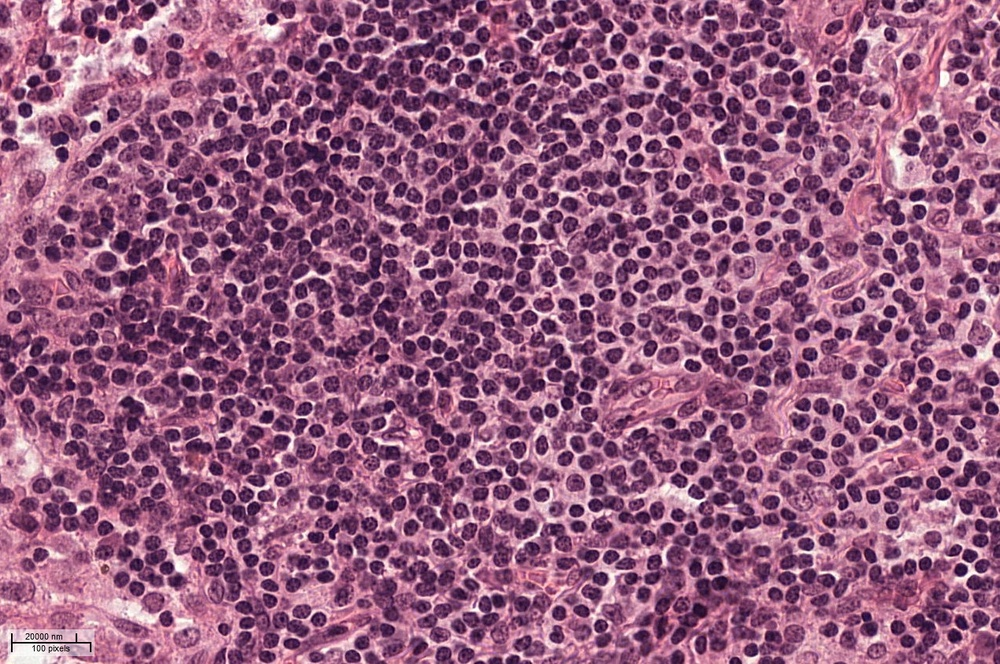
//> input picture frst/image.jpeg, 1000 x 664 px, shrunk from 1269 x 843 before the run
$ ./main   (built with g++ and OpenCV 4)
//> lines starting //> are read from the running program, lines starting //| are printed output that depends on the picture; after the words box and inside, x2 and y2 are one past the last pixel; in counts of white or black regions, pixels touching at a corner belong together
//> further down, image is the input picture: 664 rows x 1000 cols, CV_8UC3; mean B, G, R 128, 93.8, 150
### frst/frst.h
#include "opencv2\core\core.hpp"
// #include "<core.h>"
#include "opencv2\highgui\highgui.hpp"
// #include "opencv/highgui.h"
#include "opencv2\imgproc\imgproc.hpp"

#define FRST_MODE_BRIGHT 1
#define FRST_MODE_DARK 2
#define FRST_MODE_BOTH 3

/**
	Calculate vertical gradient for the input image
	@param input Input 8-bit image
	@param output Output gradient image
*/
void grady(const cv::Mat& input, cv::Mat &output)
{
	output = cv::Mat::zeros(input.size(), CV_64FC1);
	for (int y = 0; y<input.rows; y++)
	{
		for (int x = 1; x<input.cols - 1; x++)
		{
			*((double*)output.data + y*output.cols + x) = (double)(*(input.data + y*input.cols + x + 1) - *(input.data + y*input.cols + x - 1)) / 2;
		}
	}
}

/**
	Calculate horizontal gradient for the input image
	@param input Input 8-bit image
	@param output Output gradient image
*/
void gradx(const cv::Mat& input, cv::Mat &output)
{
	output = cv::Mat::zeros(input.size(), CV_64FC1);
	for (int y = 1; y<input.rows - 1; y++)
	{
		for (int x = 0; x<input.cols; x++)
		{
			*((double*)output.data + y*output.cols + x) = (double)(*(input.data + (y + 1)*input.cols + x) - *(input.data + (y - 1)*input.cols + x)) / 2;
		}
	}
}

/**
	Applies Fast radial symmetry transform to image
	Check paper Loy, G., & Zelinsky, A. (2002). A fast radial symmetry transform for
	detecting points of interest. Computer Vision, ECCV 2002.

	@param inputImage The input grayscale image (8-bit)
	@param outputImage The output image containing the results of FRST
	@param radii Gaussian kernel radius
	@param alpha Strictness of radial symmetry
	@param stdFactor Standard deviation factor
	@param mode Transform mode ('bright', 'dark' or 'both')
*/
void frst2d(const cv::Mat& inputImage, cv::Mat& outputImage, const int radii, const double alpha, const double stdFactor, const int mode)
{
//> called with radii = 12, alpha = 2, stdFactor = 0.1, mode = 2
	int width = inputImage.cols;
//> width = 1000
	int height = inputImage.rows;
//> height = 664

	cv::Mat gx, gy;
	gradx(inputImage, gx);
	grady(inputImage, gy);
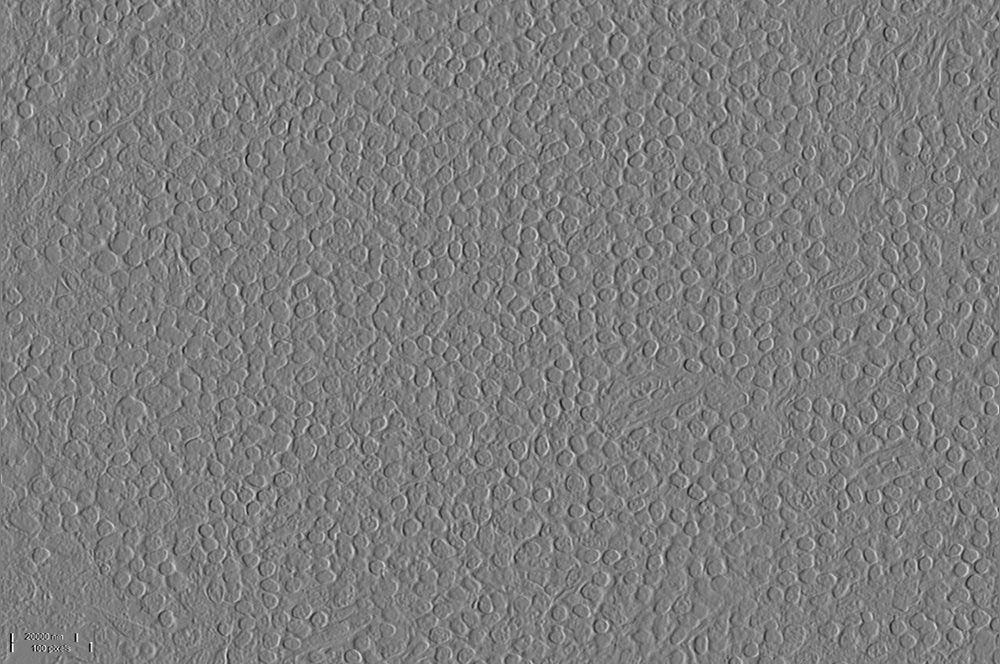
//> gy: 664 rows x 1000 cols, CV_64FC1; min -121, max 125.5, mean 0; drawn with min black and max white

	// set dark/bright mode
	bool dark = false;
	bool bright = false;

	if (mode == FRST_MODE_BRIGHT)
		bright = true;
	else if (mode == FRST_MODE_DARK)
		dark = true;
	else if (mode == FRST_MODE_BOTH) {
		bright = true;
		dark = true;
	}
	else {
		throw std::exception("invalid mode!");
	}

	outputImage = cv::Mat::zeros(inputImage.size(), CV_64FC1);

	cv::Mat S = cv::Mat::zeros(inputImage.rows + 2 * radii, inputImage.cols + 2 * radii, outputImage.type());

	cv::Mat O_n = cv::Mat::zeros(S.size(), CV_64FC1);
	cv::Mat M_n = cv::Mat::zeros(S.size(), CV_64FC1);

	for (int i = 0; i < height; i++) {
		for (int j = 0; j < width; j++) {
			cv::Point p(i, j);

			cv::Vec2d g = cv::Vec2d(gx.at<double>(i, j), gy.at<double>(i, j));

			double gnorm = std::sqrt(g.val[0] * g.val[0] + g.val[1] * g.val[1]);

			if (gnorm > 0) {

				cv::Vec2i gp;
				gp.val[0] = (int)std::round((g.val[0] / gnorm) * radii);
				gp.val[1] = (int)std::round((g.val[1] / gnorm) * radii);

				if (bright) {
					cv::Point ppve(p.x + gp.val[0] + radii, p.y + gp.val[1] + radii);

					O_n.at<double>(ppve.x, ppve.y) = O_n.at<double>(ppve.x, ppve.y) + 1;
					M_n.at<double>(ppve.x, ppve.y) = M_n.at<double>(ppve.x, ppve.y) + gnorm;
				}

				if (dark) {
					cv::Point pnve(p.x - gp.val[0] + radii, p.y - gp.val[1] + radii);

					O_n.at<double>(pnve.x, pnve.y) = O_n.at<double>(pnve.x, pnve.y) - 1;
					M_n.at<double>(pnve.x, pnve.y) = M_n.at<double>(pnve.x, pnve.y) - gnorm;
				}
			}
		}
	}
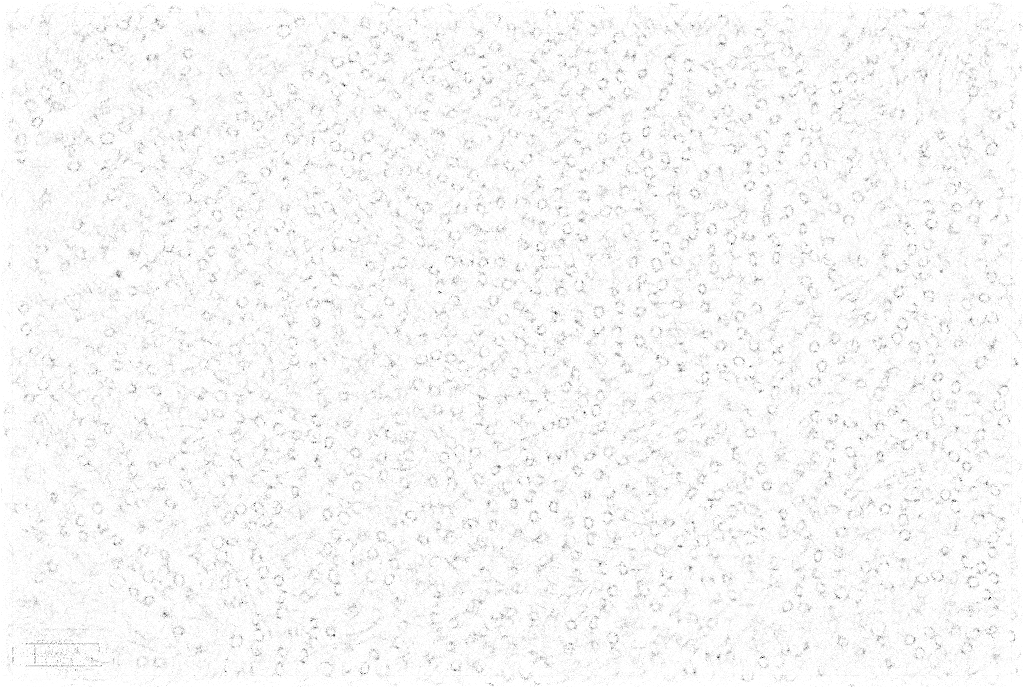
//> M_n: 688 rows x 1024 cols, CV_64FC1; min -659.1, max 0, mean -19.71; drawn with min black and max white

	double min, max;

	O_n = cv::abs(O_n);
	cv::minMaxLoc(O_n, &min, &max);
//> min = 0; max = 12
	O_n = O_n / max;

	M_n = cv::abs(M_n);
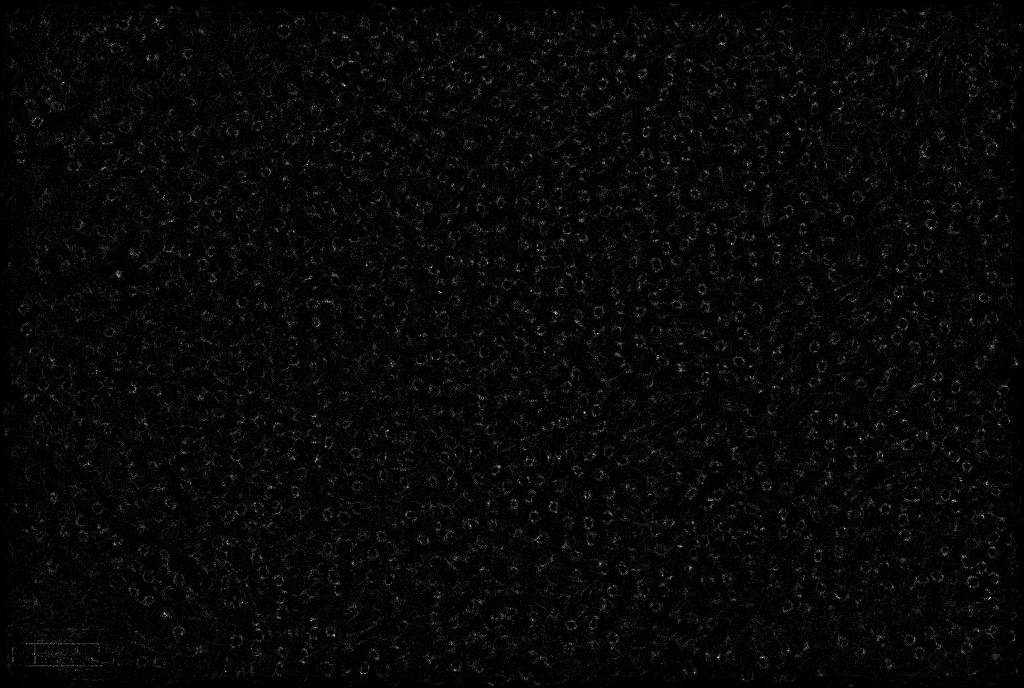
//> M_n: 688 rows x 1024 cols, CV_64FC1; min 0, max 659.1, mean 19.7; drawn with min black and max white
	cv::minMaxLoc(M_n, &min, &max);
//> max = 659.1
	M_n = M_n / max;

	cv::pow(O_n, alpha, S);
	S = S.mul(M_n);

	int kSize = std::ceil(radii / 2);
	if (kSize % 2 == 0)
		kSize++;

	cv::GaussianBlur(S, S, cv::Size(kSize, kSize), radii * stdFactor);

	outputImage = S(cv::Rect(radii, radii, width, height));
}


/**
Perform the specified morphological operation on input image with structure element of specified type and size
@param inputImage Input image of any type (preferrably 8-bit). The resulting image overwrites the input
@param operation Name of the morphological operation (MORPH_ERODE, MORPH_DILATE, MORPH_OPEN, MORPH_CLOSE)
@param mShape Shape of the structure element (MORPH_RECT, MORPH_CROSS, MORPH_ELLIPSE)
@param mSize Size of the structure element
@param iterations Number of iterations, how many times to perform the morphological operation
*/
void bwMorph(cv::Mat& inputImage, const int operation, const int mShape = cv::MORPH_RECT, const int mSize = 3, const int iterations = 1)
{
	int _mSize = (mSize % 2) ? mSize : mSize + 1;

	cv::Mat element = cv::getStructuringElement(mShape, cv::Size(_mSize, _mSize));
	cv::morphologyEx(inputImage, inputImage, operation, element, cv::Point(-1, -1), iterations);
}
/**
Perform the specified morphological operation on input image with structure element of specified type and size
@param inputImage Input image of any type (preferrably 8-bit)
@param outputImage Output image of the same size and type as the input image
@param operation Name of the morphological operation (MORPH_ERODE, MORPH_DILATE, MORPH_OPEN, MORPH_CLOSE)
@param mShape Shape of the structure element (MORPH_RECT, MORPH_CROSS, MORPH_ELLIPSE)
@param mSize Size of the structure element
@param iterations Number of iterations, how many times to perform the morphological operation
*/
void bwMorph(const cv::Mat& inputImage, cv::Mat& outputImage, const int operation, const int mShape = cv::MORPH_RECT, const int mSize = 3, const int iterations = 1)
{
	inputImage.copyTo(outputImage);

	bwMorph(outputImage, operation, mShape, mSize, iterations);
}

### frst/main.cpp
#include "frst.h"

#include <iostream>
#include <string.h>

int main(int argc, char* argv[]) {

	cv::Mat image;

	if (argc > 1) {
		image = cv::imread(argv[1]);
	}
	else {
		image = cv::imread("image.jpeg");
	}

	if (!image.data) {
		std::cout << "Could not open or find the image" << std::endl;
		return -1;
	}

	cv::namedWindow("Display window", cv::WINDOW_AUTOSIZE);

	// lose the Alpha channel
	if (image.channels() == 4) {
		cv::cvtColor(image, image, CV_BGRA2BGR);
	}

	// convert to grayscale
	cv::Mat grayImg;
	cv::cvtColor(image, grayImg, CV_BGR2GRAY);

	// apply FRST
	cv::Mat frstImage;
	frst2d(grayImg, frstImage, 12, 2, 0.1, FRST_MODE_DARK);

	// the frst will have irregular values, normalize them!
	cv::normalize(frstImage, frstImage, 0.0, 1.0, cv::NORM_MINMAX);
	frstImage.convertTo(frstImage, CV_8U, 255.0);
//> frstImage: 664 rows x 1000 cols, CV_8UC1

	// the frst image is grayscale, let's binarize it
	cv::Mat markers;
	cv::threshold(frstImage, frstImage, 0, 255, CV_THRESH_BINARY | CV_THRESH_OTSU);
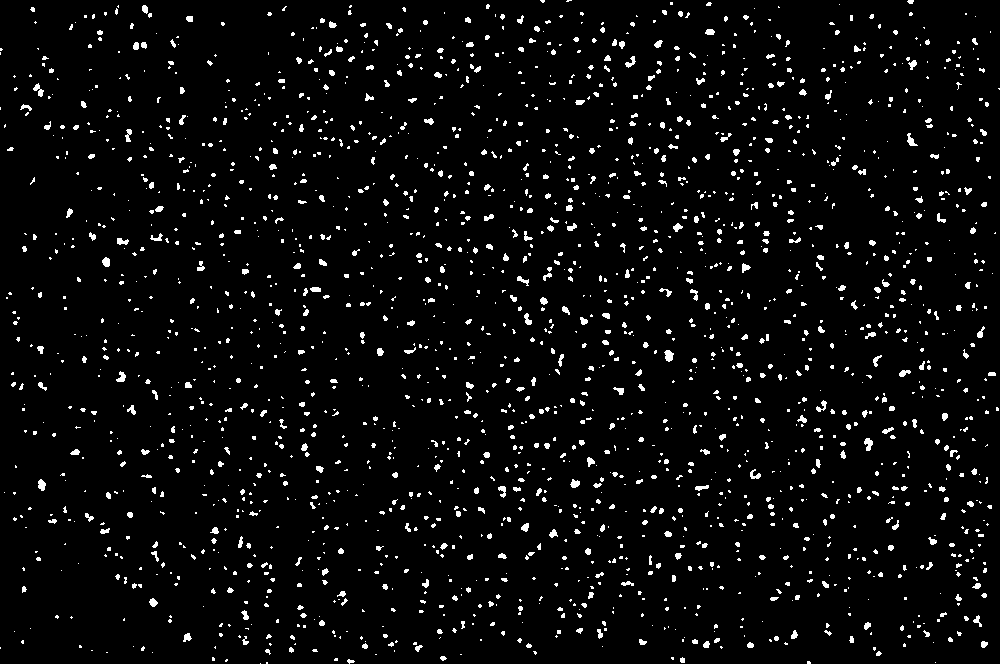
//> frstImage: 664 rows x 1000 cols, CV_8UC1; 4.2% white; 2147 white regions (1655 under 20 px), largest, box (x1, y1, x2, y2) and area: (664, 350, 674, 362) 82, (864, 438, 873, 451) 76, (33, 83, 44, 97) 70
	bwMorph(frstImage, markers, cv::MORPH_CLOSE, cv::MORPH_ELLIPSE, 5);
//> in bwMorph, `cv::morphologyEx(inputImage, inputImage, operation, element, cv::Point..`:
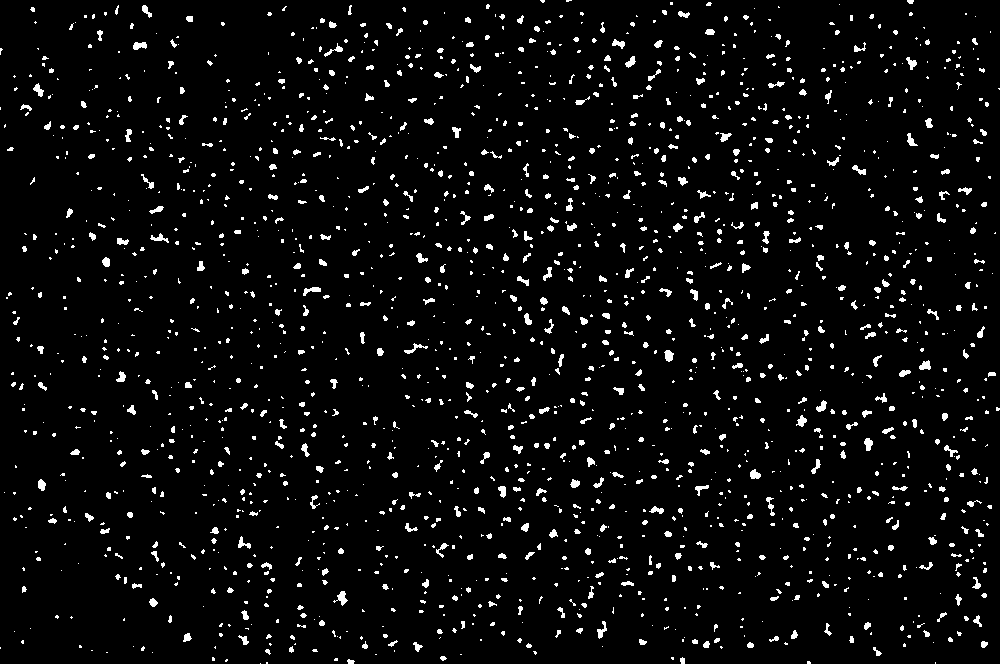
//> inputImage: 664 rows x 1000 cols, CV_8UC1; 4.5% white; 1927 white regions (1375 under 20 px)

	// the 'markers' image contains dots of different size. Let's vectorize it
	std::vector< std::vector<cv::Point> > contours;
	std::vector<cv::Vec4i> hierarchy;

	contours.clear();
	cv::findContours(markers, contours, hierarchy, CV_RETR_EXTERNAL, CV_CHAIN_APPROX_SIMPLE);
//> contours = 1927 contours, 1678 with area under 20; largest, box (x1, y1, x2, y2) and area: (333, 591, 348, 606) 74, (664, 350, 674, 362) 68, (133, 42, 147, 50) 66, (919, 360, 931, 370) 65, (864, 438, 873, 451) 64

	// get the moments
	std::vector<cv::Moments> mu(contours.size());
//> mu = 1927 items
	for (int i = 0; i < contours.size(); i++)
	{
		mu[i] = moments(contours[i], false);
	}

	//  get the mass centers:
	std::vector<cv::Point2f> mc(contours.size());
	for (int i = 0; i < contours.size(); i++)
	{
		mc[i] = cv::Point2f(mu[i].m10 / mu[i].m00, mu[i].m01 / mu[i].m00);
	}
//> after the loop, mc = 1927 Points (x, y), first 12: [nan, nan], [nan, nan], [266.5, 662.5], [808.4, 662.1], [350.2, 661.2], [226, 660], [335.6, 659.1], [682.1, 660.2], [672.1, 657.9], [212.9, 658.6], [442.7, 657.8], [nan, nan]

	// draw the point centers
	for (int i = 0; i< contours.size(); i++)
	{
		cv::circle(image, mc[i], 2, CV_RGB(0,255,0), -1, 8, 0);
	}
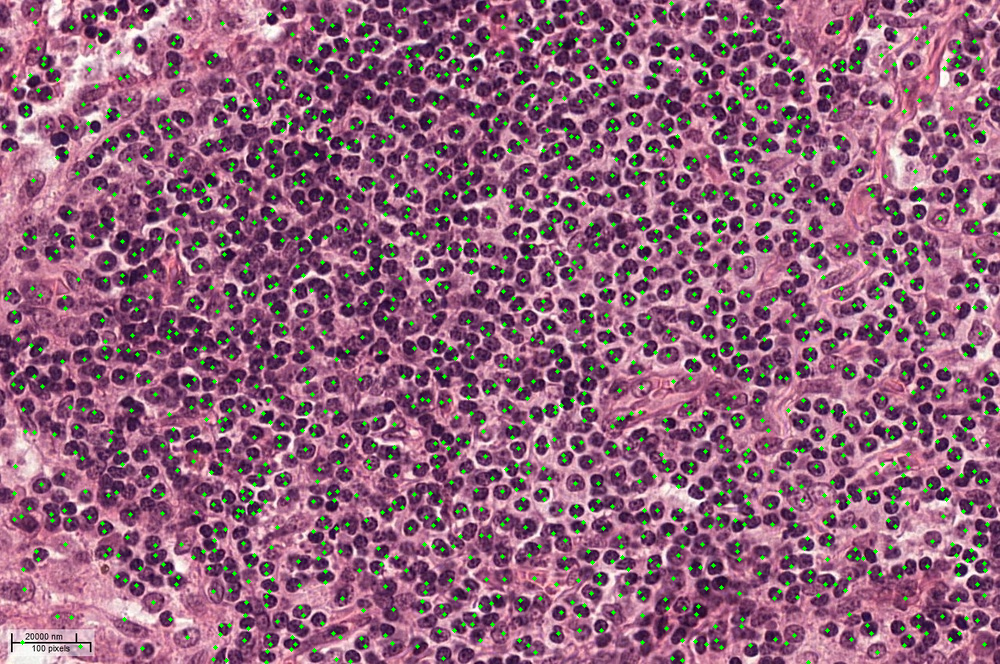
//> image: 664 rows x 1000 cols, CV_8UC3; mean B, G, R 125, 100.1, 146.7

	// display the image
	for (;;) {
		cv::imshow("Display window", image);

		char ch = cv::waitKey(10);
//> the Esc key is pressed

		if (char(ch) == 27)
			break;
	}

	return 0;
}
